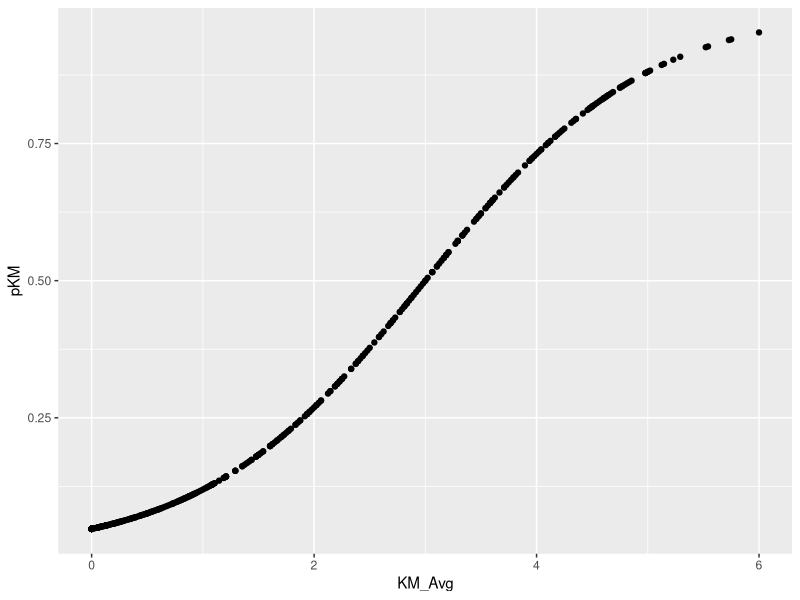

Source code (R):
## ---- chunk 1
knitr::opts_chunk$set(echo = TRUE)
## ---- chunk 2
library(dplyr)
library(tidyverse)
library(readr)
## ---- chunk 3
library(readr)
df <- df_anchor <- read_csv("Ian+Study+1b_March+17,+2022_09.18.csv")
## ---- chunk 4
df <- select(df,
       -(StartDate:UserLanguage)) #removing participant metadata columns (unnecessary variables)

df <- df[-c(1,2),] #removing participant metadata rows (first two rows are metadata)

df <- select(df,
       -c(Aut1_DO, Rel1_DO, Comp1_DO, EC_DO, Attach_DO,KM_P_DO, KM_CSR_DO, KM_M_DO, KM_L_DO,PANAS_DO, Aut2_DO, Rel2_DO, Comp2_DO, Vid_SelfRep_DO, FL_3_DO, FL_31_DO, FL_33_DO, SC0)) # removing unnecessary block/item ordering columns
## ---- chunk 5
df$id <- 1:nrow(df)
df <- df %>% 
  select(id, everything()) #moving the id variable to the front of the df
## ---- chunk 6
df <- rename(df,
       Neutral_Timer = 'Timer_Neutral_Page Submit',
       KM_Timer = 'Timer_KM_Page Submit',
       Amuse_Timer = 'Timer_Amuse_Page Submit',
       Cond = FL_5_DO,
       Vid_Issue_Text = Vid_Issue_2_TEXT,
       Race_Text = Race_10_TEXT,
       SexualOr_Text = SexualOr_6_TEXT,
       Age = Age_1)
## ---- chunk 7
df <- mutate(df, 
             Cond = recode(Cond,
                'VideoCondition1"ThaiMedicine"Zickfeldetal.2019' = "KM",
                'VideoNeutral1"CleanHardwoodFloors"(Riveraetal.,2019)' = "Neutral",
                'VideoCondition2"MrBean"Zickfeldetal.,2019' = "Amuse"))

table(df$AttCheck_1, exclude = NULL)
df$AttCheck_1 <- ifelse(df$AttCheck_1 == 0,
                        "Pass",
                        "Fail")
table(df$AttCheck_1)#checking ifelse worked properly

## ---- chunk 8
df[, c(3:70, 72:112)] <- sapply(df[, c(3:70, 72:112)], as.numeric)
df$Age <- as.numeric(df$Age)
## ---- chunk 9
#Consent
table(df$Consent)#only "1"s in here, so only a single level to label
df$Consent <- factor(df$Consent, labels = "Consent")

#Video Self Report
table(df$Vid_SelfRep) #based on the survey, 2 = Neutral Video description, 3 = KM Video description, 6 = Amusement Video Description. All other responses were fake video descriptions
df$Vid_SelfRep <- factor(df$Vid_SelfRep, labels = c(
  "Fake1",
  "Neutral",
  "KM",
  "Amuse",
  "Fake7"
))
table(df$Vid_SelfRep)#Video self report changes line up with original

#Video Audio
table(df$Vid_Audio) #based on the survey, 1 = No audio, 2 = Yes audio
df$Vid_Audio <- factor(df$Vid_Audio, labels = c(
  "No",
  "Yes"
))
table(df$Vid_Audio)

#Video Issues
table(df$Vid_Issue)#Based on survey, 1= No, 2 = Yes
df$Vid_Issue <- factor(df$Vid_Issue, labels = c(
  "No",
  "Yes"
))
table(df$Vid_Issue)

#Video Issues Character String
summary(df$Vid_Issue_Text)#can keep as a character string
table(df$Vid_Issue_Text) #just to see spread of issues
df %>% 
  filter(!is.na(Vid_Issue_Text))#Just to see the exact participants with video issues

#Previous Experience with Video
table(df$Vid_PrevExp)#Based on survey, 1 = No, 2 = Yes
df$Vid_PrevExp <- factor(df$Vid_PrevExp, labels = c(
  "No",
  "Yes"
))
table(df$Vid_PrevExp)

#Gender
table(df$Gender) #Based on survey, 0 = Female, 1 = Male, 2 = Trans Female, 3 = Trans Male(unrepresented in data), 4 = Nonbinary, 5 = Bigender, 6 = Agender

df$Gender <- factor(df$Gender, labels = c(
  "Female",
  "Male",
  "Trans Female",
  "Nonbinary",
  "Bigender",
  "Agender"
))
table(df$Gender)

#Gender, Write-In
table(df$Gender_7_TEXT)# No write-in gender responses

#Race
table(df$Race) #Based on survey, 0 = White, 1 = Black, African, Caribbean, 2 = Hispanic, Latino, Chicano, 3 = East Asian, 4 = South Asian, 5 = Southeast Asian, 6 = West Asian (unrepresented in data), 7 = Middle Eastern, Arab, 8 = Aboriginal, Indigenouse, Native (unrepresented in data), 9 = Mixed or Multiple Ethnic Groups, 10 = Write-in
df$Race <- factor(df$Race, labels = c(
  "White, Caucasian, Anglo",
  "Black, African, Caribbean",
  "Other Write-In",
  "Hispanic, Latino, Chicano",
  "East Asian",
  "South Asian",
  "Southeast Asian",
  "Middle Eastern, Arab",
  "Mixed or Multiple Groups"
))
table(df$Race)

#Race, Write-In
table(df$Race_Text)
df$Race[df$Race_Text == "White and Hispanic"] <- "Mixed or Multiple Groups"
df$Race[df$Race_Text == "White, european"] <- "White, Caucasian, Anglo"

#Education
table(df$Education) # Based on survey, 0 = "GCSE, O-Levels, or Standard Grades", 1 = "A-Levels or Highers/Advanced Highers", 2 = "Vocational degree (e.g., SVQ, HNC, HND)", 3 = "Undergraduate degree (e.g., BSc, BA)", 4 = "Master's degree (e.g., MSc, MPhil)", 5 = "PhD, PsyD", 6 = "Other advanced or professional degree (e.g., MD, JD)"
df$Education <- factor(df$Education, labels = c(
  "GCSE, O-Levels, or Standard Grades",
  "A-Levels or Highers/Advanced Highers",
  "Vocational degree (e.g., SVQ, HNC, HND)",
  "Undergraduate degree (e.g., BSc, BA)",
  "Master's degree (e.g., MSc, MPhil)",
  "PhD, PsyD", 
  "Other advanced or professional degree (e.g., MD, JD)"
))
table(df$Education)

#Student
table(df$Student) # Based on survey, 0 = No, 1 = Yes
df$Student <- factor(df$Student, labels = c(
  "No",
  "Yes"
))
table(df$Student)

#Employed
table(df$Employed) # Based on survey, 0 = No, 1 = Part-time, 2 = Full-time
df$Employed <- factor(df$Employed, labels = c(
  "No",
  "Part-time",
  "Full-time"
))
table(df$Employed)

#Income
table(df$Income) # Based on survey, 0 = £0-£12,500, 1 = £12,501-£14,549, 2 = £14,550-£24,944, 3 = £24,945-£43,430, 4 = £43,431-£150,000, 5 = £150,001+
df$Income <- factor(df$Income, labels = c(
  "£0-£12,500",
  "12,501-£14,549",
  "£14,550-£24,944",
  "£24,945-£43,430",
  "£43,431-£150,000",
  "£150,001+"
))
table(df$Income)

#Sexual Orientation
table(df$SexualOr) # Based on survey, 0 = Heterosexual, Straight, 1 = Gay, 2 = Lesbian, 3 = Queer, 4 = Bisexual, Pansexual, 5 = Demisexual, 6 = Asexual, 7 = Other Write-In (not represented in these data)
df$SexualOr <- factor(df$SexualOr, labels = c(
  "Heterosexual, Straight",
  "Gay",
  "Lesbian",
  "Queer",
  "Bisexual, Pansexual",
  "Demisexual",
  "Asexual",
  "Other Write-In"
))
table(df$SexualOr)

#Sexual Orientation, Write-Ins
table(df$SexualOr_Text) #no corrections applicable
## ---- chunk 10
summary(df)
## ---- chunk 11
#Aut Sat items: 1, 2, 3, 4
df$ANS1 <- rowMeans(df[,c("Aut1S_1", "Aut1S_2", "Aut1S_3", "Aut1S_4")])

#Aut Frus items: 5, 6, 7, 8
df$ANF1 <- rowMeans(df[,c("Aut1F_5", "Aut1F_6", "Aut1F_7", "Aut1F_8")])
## ---- chunk 12
#Rel Sat items: 1, 2, 3, 4
df$RNS1 <- rowMeans(df[,c("Rel1S_1", "Rel1S_2", "Rel1S_3", "Rel1S_4")])

#Rel Frus itmes: 5, 6, 7, 8
df$RNF1 <- rowMeans(df[,c("Rel1F_5", "Rel1F_6", "Rel1F_7", "Rel1F_8")])
## ---- chunk 13
#Comp Sat items: 1, 2, 3, 4
df$RNS1 <- rowMeans(df[,c("Comp1S_1", "Comp1S_2", "Comp1S_3", "Comp1S_4")], na.rm = T)

#Comp Frus itmes: 5, 6, 7, 8
df$RNF1 <- rowMeans(df[,c("Comp1F_5", "Comp1F_6", "Comp1F_7", "Comp1F_8")], na.rm = T)
## ---- chunk 14
summary(df$EC_1)#Correctly on the 0-4 scale

#EC items with reversed coding (r): 1, 2R, 3, 4R, 5R, 6, 7
df$EC_2R <- 4 - df$EC_2
df$EC_4R <- 4 - df$EC_4
df$EC_5R <- 4 - df$EC_5
df$EC <- rowMeans(df[, c("EC_1", "EC_2R", "EC_3", "EC_4R", "EC_5R", "EC_6", "EC_7")], na.rm = T)

## ---- chunk 15
#Attachment Items: 1 - 9
summary(df$Attach_1) #properly on 1-7 scale

##Attachment Avoidance
#Attachment items with reversed coding (r): 1R, 2R, 3R, 4R, 5, 6
df$Attach_1R <- 8 - df$Attach_1
df$Attach_2R <- 8 - df$Attach_2
df$Attach_3R <- 8 - df$Attach_3
df$Attach_4R <- 8 - df$Attach_4
df$Attach_avd <- rowMeans(df[, c("Attach_1R", "Attach_2R", "Attach_3R", "Attach_4R", "Attach_5", "Attach_6")], na.rm = T)

##Attachment Anxiety
#Attachment items (no reverse coding): 7,8,9
df$Attach_anx <- rowMeans(df[, c("Attach_7", "Attach_8", "Attach_9")], na.rm = T)
## ---- chunk 16
#KM_P (Physiology) Items: KM_P_1-12
df$KM_P <- rowMeans(df[, c("KM_P_1","KM_P_2", "KM_P_3", "KM_P_4" ,"KM_P_5", "KM_P_6", "KM_P_7", "KM_P_8", "KM_P_9", "KM_P_10", "KM_P_11","KM_P_12")], na.rm = T)

#KM_CSR (Communal Sharing Relationship appraisal) Items: KM_CSR_1-4
df$KM_CSR <- rowMeans(df[, c("KM_CSR_1","KM_CSR_2","KM_CSR_3", "KM_CSR_4")], na.rm = T)

#KM_M (prosocial Motive): KM_M_1-4
df$KM_M <- rowMeans(df[, c("KM_M_1","KM_M_2", "KM_M_3", "KM_M_4")], na.rm = T)

#KM_L (Lexical Label): KM_L_1-3
df$KM_L <- rowMeans(df[, c("KM_L_1", "KM_L_2", "KM_L_3")], na.rm = T)
## ---- chunk 17
df$KM_Avg <- (df$KM_P + df$KM_CSR + df$KM_M + df$KM_L)/4

df$KM_Scl <- df$KM_Avg - 3

df$pKM <- 1/(1+(exp(1)^-(df$KM_Scl)))
## ---- chunk 18
library(ggplot2)
ggplot(df, aes(x = KM_Avg, y = pKM)) +
  geom_point()
## ---- chunk 19
##Negative Affect
#Negative items (no reverse coding): PANAS_NA1-5
df$NegAff <- rowMeans(df[,c("PANAS_NA1", "PANAS_NA2", "PANAS_NA3", "PANAS_NA4", "PANAS_NA5")], na.rm = T) 

##Positive Affect
#Positive items (no reverse coding): PANAS_PA1-5
df$PosAff <- rowMeans(df[,c("PANAS_PA1", "PANAS_PA2", "PANAS_PA3", "PANAS_PA4", "PANAS_PA5")], na.rm = T) 

## ---- chunk 20
#Aut Sat items: 1, 2, 3, 4
df$ANS2 <- rowMeans(df[,c("Aut2S_1", "Aut2S_2", "Aut2S_3", "Aut2S_4")])

#Aut Frus items: 5, 6, 7, 8
df$ANF2 <- rowMeans(df[,c("Aut2F_5", "Aut2F_6", "Aut2F_7", "Aut2F_8")])
## ---- chunk 21
#Rel Sat items: 1, 2, 3, 4
df$RNS2 <- rowMeans(df[,c("Rel2S_1", "Rel2S_2", "Rel2S_3", "Rel2S_4")])

#Rel Frus itmes: 5, 6, 7, 8
df$RNF2 <- rowMeans(df[,c("Rel2F_5", "Rel2F_6", "Rel2F_7", "Rel2F_8")])
## ---- chunk 22
#Comp Sat items: 1, 2, 3, 4
df$RNS2 <- rowMeans(df[,c("Comp2S_1", "Comp2S_2", "Comp2S_3", "Comp2S_4")], na.rm = T)

#Comp Frus itmes: 5, 6, 7, 8
df$RNF2 <- rowMeans(df[,c("Comp2F_5", "Comp2F_6", "Comp2F_7", "Comp2F_8")], na.rm = T)
## ---- chunk 23
table(df$Vid_SelfRep, df$Cond)
## ---- chunk 24
df$AttCheck_2 <- ifelse(df$Vid_SelfRep == df$Cond,
                        "Pass",
                        "Fail")
table(ifelse(df$Vid_SelfRep == df$Cond,
                        "Pass",
                        "Fail")) #checking the new variable is tracking correctly to our previous table
